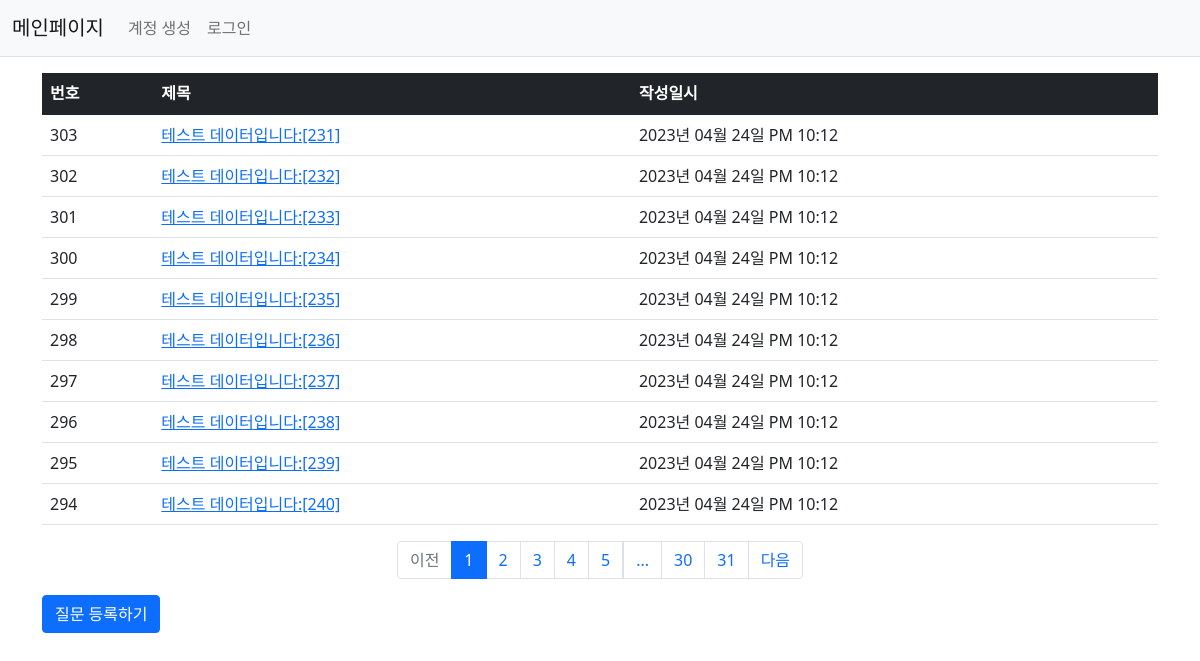
Page /question/list/ on the earlier database version.
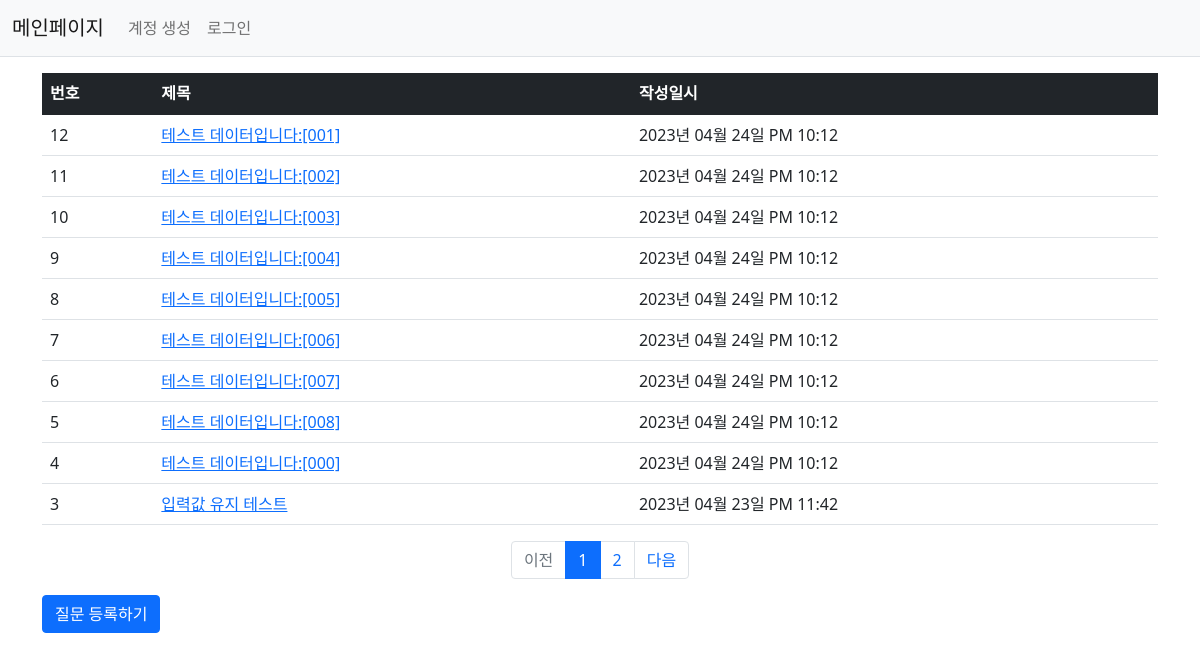
Same page on the later database version.
### pybo/models.py (models this page shows)
class Question(db.Model):
    id = db.Column(db.Integer, primary_key=True)
    subject = db.Column(db.String(200), nullable=False)
    content = db.Column(db.Text(), nullable=False)
    create_date = db.Column(db.DateTime(), nullable=False)

### pybo/views/question_views.py (the view)
@bp.route('/list/')
def _list():
    page = request.args.get('page', type=int, default=1)  # 페이지
    question_list = Question.query.order_by(Question.create_date.desc())
    question_list = question_list.paginate(page=page, per_page=10)
    return render_template('question/question_list.html', question_list=question_list)

### pybo/filter.py (called while the page is built)
def format_datetime(value, fmt='%Y년 %m월 %d일 %p %I:%M'):
    return value.strftime(fmt)

### pybo/templates/question/question_list.html (shortened to what this page needs)
{% extends 'base.html' %}
{% block content %}
    <div class="container my-3">
        <table class="table">
            <thead>
            <tr class="table-dark">
                <th>번호</th>
                <th>제목</th>
                <th>작성일시</th>
            </tr>
            </thead>
            <tbody>
            {% if question_list %}
            {% for question in question_list.items %}
            <tr>
                <td>{{ question_list.total - ((question_list.page-1) * question_list.per_page) - loop.index0 }}</td>
                <td>
                    <a href="{{ url_for('question.detail', question_id=question.id) }}">{{ question.subject }}</a>
                </td>
                <td>{{ question.create_date|datetime }}</td>
            </tr>
            {% endfor %}
            {% else %}
            <tr>
                <td colspan="3">질문이 없습니다.</td>
            </tr>
            {% endif %}
            </tbody>
        </table>
        <ul class="pagination justify-content-center">
            {% if question_list.has_prev %}
            <li class="page-item">
                <a class="page-link" href="?page={{ question_list.prev_num }}">이전</a>
            </li>
            {% else %}
            <li class="page-item disabled">
                <a class="page-link" tabindex="-1" aria-disabled="true" href="javascript:void(0)">이전</a>
            </li>
            {% endif %}
            {% for page_num in question_list.iter_pages() %}
            {% if page_num %}
            {% if page_num != question_list.page %}
            <li class="page-item">
                <a class="page-link" href="?page={{ page_num }}">{{ page_num }}</a>
            </li>
            {% else %}
            <li class="page-item active" aria-current="page">
                <a class="page-link" href="javascript:void(0)">{{ page_num }}</a>
            </li>
            {% endif %}
            {% else %}
            <li class="disabled">
                <a class="page-link" href="javascript:void(0)">...</a>
            </li>
            {% endif %}
            {% endfor %}
            {% if question_list.has_next %}
            <li class="page-item">
                <a class="page-link" href="?page={{ question_list.next_num }}">다음</a>
            </li>
            {% else %}
            <li class="page-item disabled">
                <a class="page-link" tabindex="-1" aria-disabled="true" href="javascript:void(0)">다음</a>
            </li>
            {% endif %}
        </ul>
        <a href="{{ url_for('question.create') }}" class="btn btn-primary">질문 등록하기</a>
    </div>
{% endblock %}

Differences in the rows shown:
removed Question: total "303", subject "테스트 데이터입니다:[231]", create_date "2023년 04월 24일 PM 10:12"
removed Question: total "302", subject "테스트 데이터입니다:[232]", create_date "2023년 04월 24일 PM 10:12"
removed Question: total "301", subject "테스트 데이터입니다:[233]", create_date "2023년 04월 24일 PM 10:12"
removed Question: total "300", subject "테스트 데이터입니다:[234]", create_date "2023년 04월 24일 PM 10:12"
removed Question: total "299", subject "테스트 데이터입니다:[235]", create_date "2023년 04월 24일 PM 10:12"
removed Question: total "298", subject "테스트 데이터입니다:[236]", create_date "2023년 04월 24일 PM 10:12"
removed Question: total "297", subject "테스트 데이터입니다:[237]", create_date "2023년 04월 24일 PM 10:12"
removed Question: total "296", subject "테스트 데이터입니다:[238]", create_date "2023년 04월 24일 PM 10:12"
removed Question: total "295", subject "테스트 데이터입니다:[239]", create_date "2023년 04월 24일 PM 10:12"
removed Question: total "294", subject "테스트 데이터입니다:[240]", create_date "2023년 04월 24일 PM 10:12"
now on this page (row unchanged): Question: total "12", subject "테스트 데이터입니다:[001]", create_date "2023년 04월 24일 PM 10:12"
now on this page (row unchanged): Question: total "11", subject "테스트 데이터입니다:[002]", create_date "2023년 04월 24일 PM 10:12"
now on this page (row unchanged): Question: total "10", subject "테스트 데이터입니다:[003]", create_date "2023년 04월 24일 PM 10:12"
now on this page (row unchanged): Question: id "9", subject "테스트 데이터입니다:[004]", create_date "2023년 04월 24일 PM 10:12"
now on this page (row unchanged): Question: total "8", subject "테스트 데이터입니다:[005]", create_date "2023년 04월 24일 PM 10:12"
now on this page (row unchanged): Question: total "7", subject "테스트 데이터입니다:[006]", create_date "2023년 04월 24일 PM 10:12"
now on this page (row unchanged): Question: total "6", subject "테스트 데이터입니다:[007]", create_date "2023년 04월 24일 PM 10:12"
now on this page (row unchanged): Question: total "5", subject "테스트 데이터입니다:[008]", create_date "2023년 04월 24일 PM 10:12"
now on this page (row unchanged): Question: total "4", subject "테스트 데이터입니다:[000]", create_date "2023년 04월 24일 PM 10:12"
now on this page (row unchanged): Question: total "3", subject "입력값 유지 테스트", create_date "2023년 04월 23일 PM 11:42"
Other differences:
list line gone: "3"
list line gone: "4"
list line gone: "5"
list line gone: "30"
list line gone: "31"
